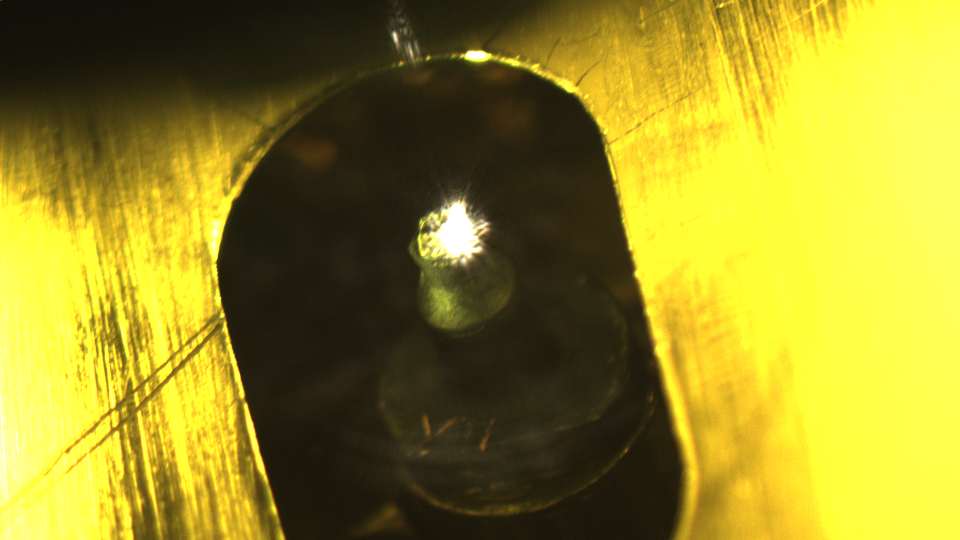
#> input picture IMAGE ARPES/fc2_save_2021-04-17-101329-0000.png, 1920 x 1080 px, found by its file name (shown at 1/2 size)
$ python subpixel_image_registration.py
#> lines starting #> are read from the running program, lines starting #| are printed output that depends on the picture
# -*- coding: utf-8 -*-
"""
Created on Fri May  7 10:12:20 2021

"""
"""
Port of Manuel Guizar's code from:
http://www.mathworks.com/matlabcentral/fileexchange/18401-efficient-subpixel-image-registration-by-cross-correlation
"""
import skimage
import cv2
import numpy as np
from  skimage._shared.fft import fftmodule as fft
from skimage.registration._masked_phase_cross_correlation import _masked_phase_cross_correlation


# [91 lines left out: functions _upsampled_dft, _compute_phasediff, _compute_error, not called in this run]


def phase_cross_correlation(reference_image, moving_image, *,
                            upsample_factor=1, space="real",
                            return_error=True, reference_mask=None,
                            moving_mask=None, overlap_ratio=0.3):
    """Efficient subpixel image translation registration by cross-correlation.
    This code gives the same precision as the FFT upsampled cross-correlation
    in a fraction of the computation time and with reduced memory requirements.
    It obtains an initial estimate of the cross-correlation peak by an FFT and
    then refines the shift estimation by upsampling the DFT only in a small
    neighborhood of that estimate by means of a matrix-multiply DFT.
    Parameters
    ----------
    reference_image : array
        Reference image.
    moving_image : array
        Image to register. Must be same dimensionality as
        ``reference_image``.
    upsample_factor : int, optional
        Upsampling factor. Images will be registered to within
        ``1 / upsample_factor`` of a pixel. For example
        ``upsample_factor == 20`` means the images will be registered
        within 1/20th of a pixel. Default is 1 (no upsampling).
        Not used if any of ``reference_mask`` or ``moving_mask`` is not None.
    space : string, one of "real" or "fourier", optional
        Defines how the algorithm interprets input data. "real" means
        data will be FFT'd to compute the correlation, while "fourier"
        data will bypass FFT of input data. Case insensitive. Not
        used if any of ``reference_mask`` or ``moving_mask`` is not
        None.
    return_error : bool, optional
        Returns error and phase difference if on, otherwise only
        shifts are returned. Has noeffect if any of ``reference_mask`` or
        ``moving_mask`` is not None. In this case only shifts is returned.
    reference_mask : ndarray
        Boolean mask for ``reference_image``. The mask should evaluate
        to ``True`` (or 1) on valid pixels. ``reference_mask`` should
        have the same shape as ``reference_image``.
    moving_mask : ndarray or None, optional
        Boolean mask for ``moving_image``. The mask should evaluate to ``True``
        (or 1) on valid pixels. ``moving_mask`` should have the same shape
        as ``moving_image``. If ``None``, ``reference_mask`` will be used.
    overlap_ratio : float, optional
        Minimum allowed overlap ratio between images. The correlation for
        translations corresponding with an overlap ratio lower than this
        threshold will be ignored. A lower `overlap_ratio` leads to smaller
        maximum translation, while a higher `overlap_ratio` leads to greater
        robustness against spurious matches due to small overlap between
        masked images. Used only if one of ``reference_mask`` or
        ``moving_mask`` is None.
    Returns
    -------
    shifts : ndarray
        Shift vector (in pixels) required to register ``moving_image``
        with ``reference_image``. Axis ordering is consistent with
        numpy (e.g. Z, Y, X)
    error : float
        Translation invariant normalized RMS error between
        ``reference_image`` and ``moving_image``.
    phasediff : float
        Global phase difference between the two images (should be
        zero if images are non-negative).
    References
    ----------
    .. [1] Manuel Guizar-Sicairos, Samuel T. Thurman, and James R. Fienup,
           "Efficient subpixel image registration algorithms,"
           Optics Letters 33, 156-158 (2008). :DOI:`10.1364/OL.33.000156`
    .. [2] James R. Fienup, "Invariant error metrics for image reconstruction"
           Optics Letters 36, 8352-8357 (1997). :DOI:`10.1364/AO.36.008352`
    .. [3] Dirk Padfield. Masked Object Registration in the Fourier Domain.
           IEEE Transactions on Image Processing, vol. 21(5),
           pp. 2706-2718 (2012). :DOI:`10.1109/TIP.2011.2181402`
    .. [4] D. Padfield. "Masked FFT registration". In Proc. Computer Vision and
           Pattern Recognition, pp. 2918-2925 (2010).
           :DOI:`10.1109/CVPR.2010.5540032`
    """
    if (reference_mask is not None) or (moving_mask is not None):
        return _masked_phase_cross_correlation(reference_image, moving_image,
                                               reference_mask, moving_mask,
                                               overlap_ratio)

    # images must be the same shape
    if reference_image.shape != moving_image.shape:
        raise ValueError("images must be same shape")

    # assume complex data is already in Fourier space
    if space.lower() == 'fourier':
        src_freq = reference_image
        target_freq = moving_image
    # real data needs to be fft'd.
    elif space.lower() == 'real':
        src_freq = fft.fftn(reference_image)
        target_freq = fft.fftn(moving_image)
    else:
        raise ValueError('space argument must be "real" of "fourier"')

    # Whole-pixel shift - Compute cross-correlation by an IFFT
    shape = src_freq.shape
    image_product = src_freq * target_freq.conj()
    cross_correlation = fft.ifftn(image_product)

    # Locate maximum
    maxima = np.unravel_index(np.argmax(np.abs(cross_correlation)),
                              cross_correlation.shape)
    midpoints = np.array([np.fix(axis_size / 2) for axis_size in shape])

    shifts = np.stack(maxima).astype(np.float64)
    shifts[shifts > midpoints] -= np.array(shape)[shifts > midpoints]

    if upsample_factor == 1:
        if return_error:
            src_amp = np.sum(np.real(src_freq * src_freq.conj()))
            src_amp /= src_freq.size
            target_amp = np.sum(np.real(target_freq * target_freq.conj()))
            target_amp /= target_freq.size
            CCmax = cross_correlation[maxima]
    # If upsampling > 1, then refine estimate with matrix multiply DFT
    else:
        # Initial shift estimate in upsampled grid
        shifts = np.round(shifts * upsample_factor) / upsample_factor
        upsampled_region_size = np.ceil(upsample_factor * 1.5)
        # Center of output array at dftshift + 1
        dftshift = np.fix(upsampled_region_size / 2.0)
        upsample_factor = np.array(upsample_factor, dtype=np.float64)
        # Matrix multiply DFT around the current shift estimate
        sample_region_offset = dftshift - shifts*upsample_factor
        cross_correlation = _upsampled_dft(image_product.conj(),
                                           upsampled_region_size,
                                           upsample_factor,
                                           sample_region_offset).conj()
        # Locate maximum and map back to original pixel grid
        maxima = np.unravel_index(np.argmax(np.abs(cross_correlation)),
                                  cross_correlation.shape)
        CCmax = cross_correlation[maxima]

        maxima = np.stack(maxima).astype(np.float64) - dftshift

        shifts = shifts + maxima / upsample_factor

        if return_error:
            src_amp = np.sum(np.real(src_freq * src_freq.conj()))
            target_amp = np.sum(np.real(target_freq * target_freq.conj()))

    # If its only one row or column the shift along that dimension has no
    # effect. We set to zero.
    for dim in range(src_freq.ndim):
        if shape[dim] == 1:
            shifts[dim] = 0

    if return_error:
        # Redirect user to masked_phase_cross_correlation if NaNs are observed
        if np.isnan(CCmax) or np.isnan(src_amp) or np.isnan(target_amp):
            raise ValueError(
                "NaN values found, please remove NaNs from your "
                "input data or use the `reference_mask`/`moving_mask` "
                "keywords, eg: "
                "phase_cross_correlation(reference_image, moving_image, "
                "reference_mask=~np.isnan(reference_image), "
                "moving_mask=~np.isnan(moving_image))")

        return shifts, _compute_error(CCmax, src_amp, target_amp),\
            _compute_phasediff(CCmax)
    else:
        return shifts


img1 = cv2.imread(r"C:\Users\valen\My Python Scripts\Quantum Internship\IMAGE ARPES\fc2_save_2021-04-17-101329-0000.png", cv2.IMREAD_GRAYSCALE)
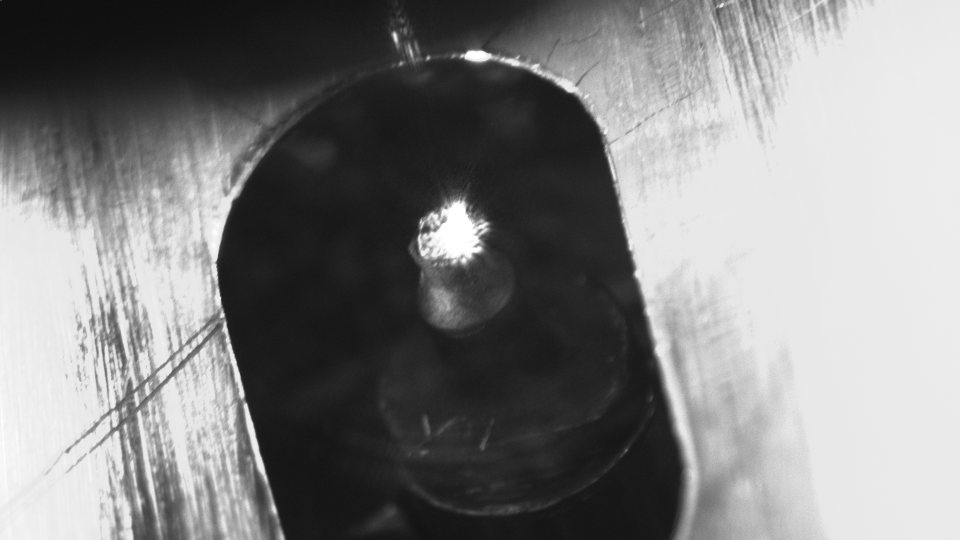
#> img1: shape (1080, 1920) (shown at 1/2 size); min 13, max 255, mean 129
img2 = cv2.imread(r"C:\Users\valen\My Python Scripts\Quantum Internship\IMAGE ARPES\fc2_0000_shifted.png", cv2.IMREAD_GRAYSCALE)
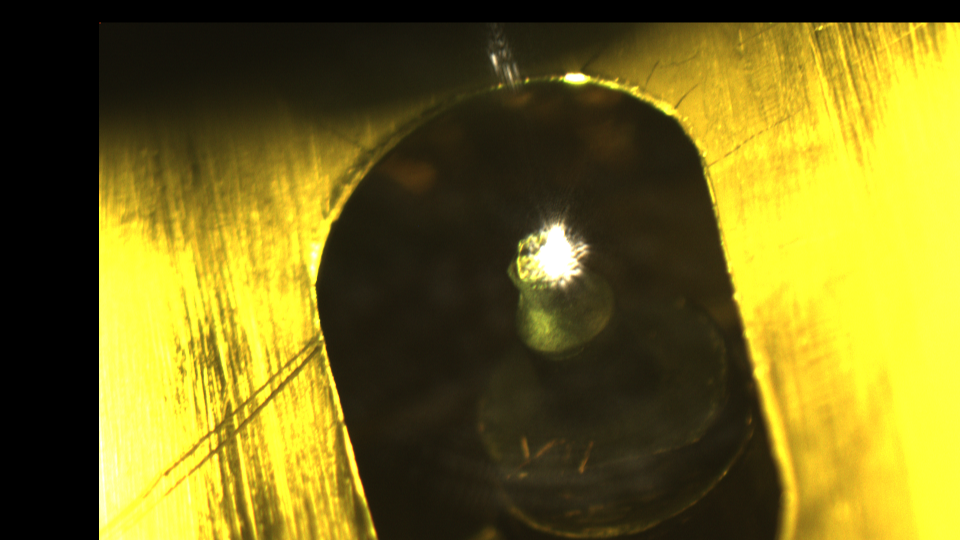
#> input picture IMAGE ARPES/fc2_0000_shifted.png, 1920 x 1080 px, found by its file name (shown at 1/2 size)
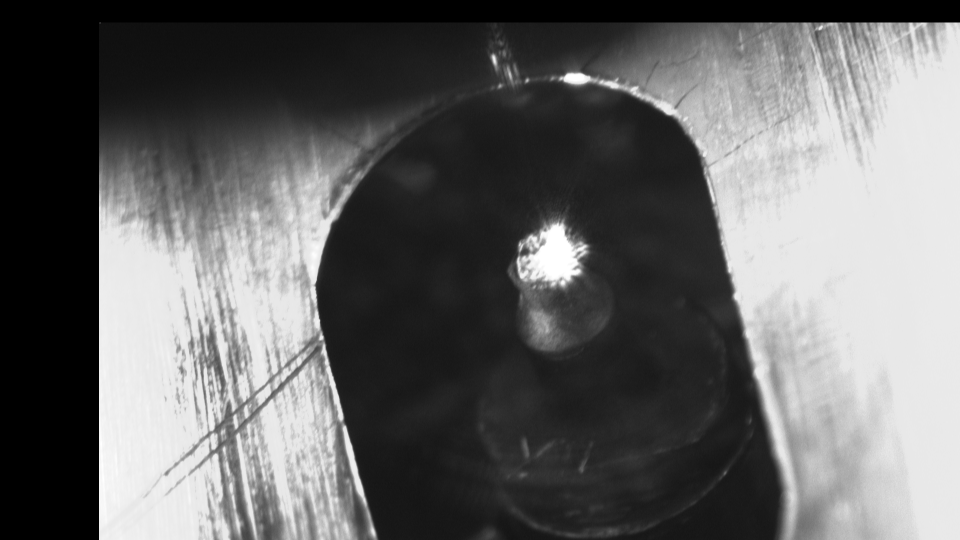
#> img2: shape (1080, 1920) (shown at 1/2 size); min 0, max 255, mean 100.7

width = int(img1.shape[1])
#> width = 1920
height = int(img1.shape[0])
#> height = 1080
dim = (width, height)
#> dim = (1920, 1080)

# resize image
img2 = cv2.resize(img2, dim)
print('Resized Dimensions : ',img2.shape)
#| Resized Dimensions :  (1080, 1920)
print(phase_cross_correlation(img1, img2, upsample_factor=100))
#> (the call stopped at in phase_cross_correlation, `src_freq = fft.fftn(reference_image)`: skimage is not available in this run)
